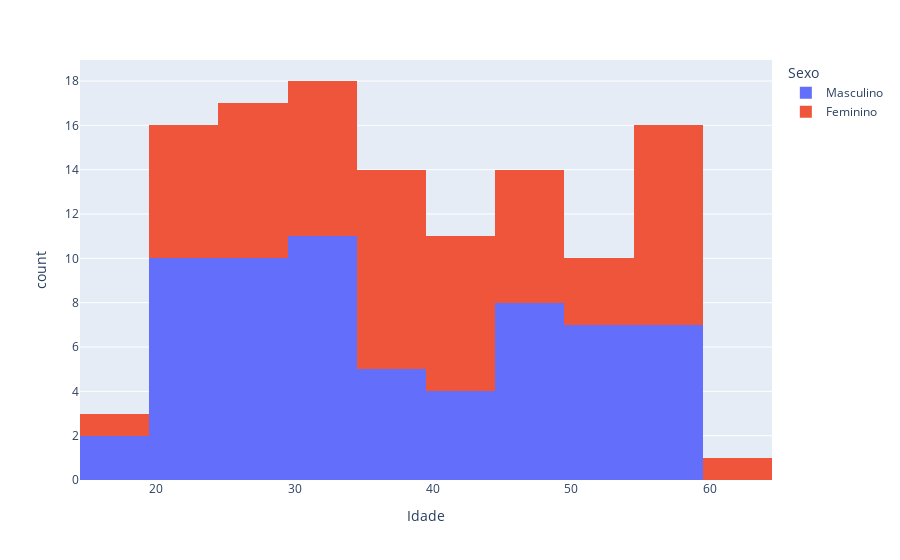
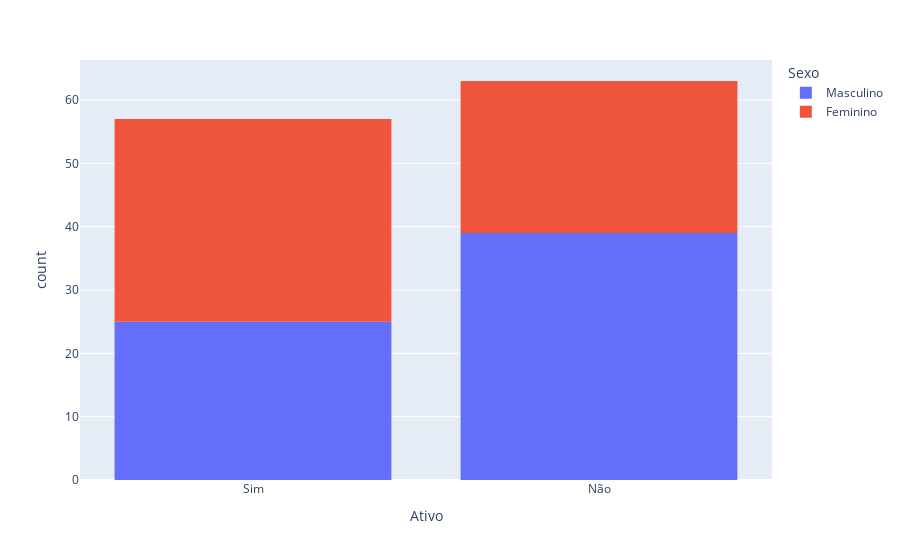
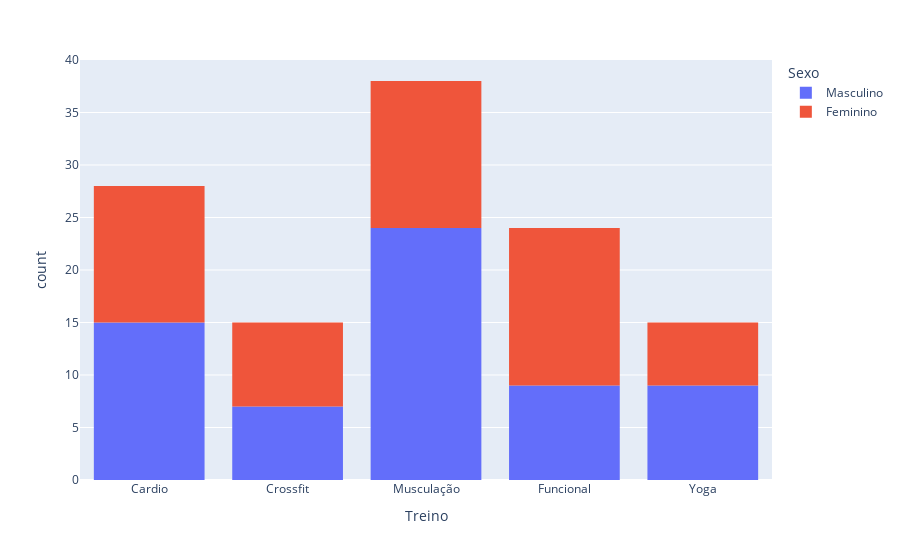
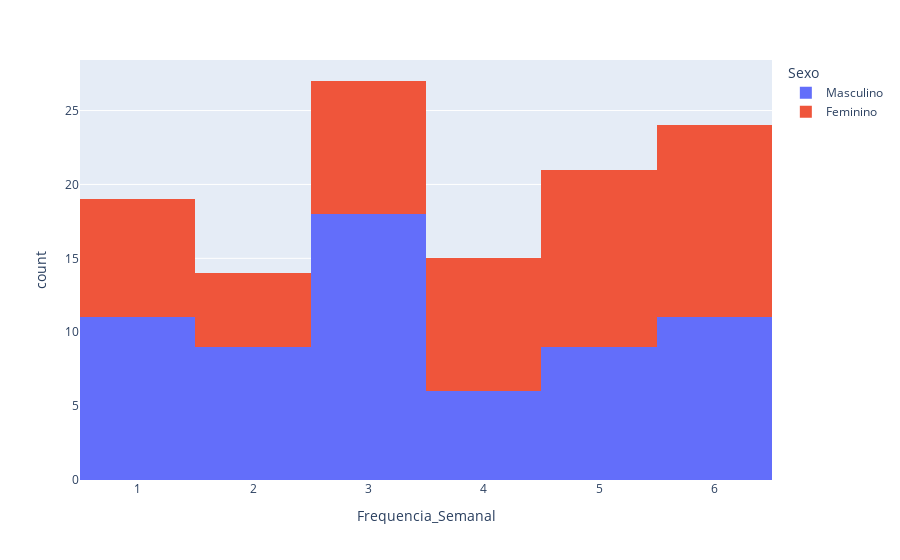

Notebook code for these charts, in order:
### Markdown cell above
### Gerando os graficos

### Code cell
for coluna in tabela :
    grafico = px.histogram(tabela, x=coluna, color="Sexo")
    grafico.show()

### Figure 1 — Plotly figure (JSON) as saved in the notebook; plotly's stock layout.template omitted (floating-point values rounded to 4 significant figures)
{"data": [{"bingroup": "x", "hovertemplate": "Sexo=Masculino<br>Idade=%{x}<br>count=%{y}<extra></extra>", "legendgroup": "Masculino", "marker": {"color": "#636efa", "pattern": {"shape": ""}}, "name": "Masculino", "orientation": "v", "showlegend": true, "type": "histogram", "x": [30, 28, 23, 39, 45, 20, 57, 48, 45, 28, 31, 18, 42, 34, 25, 20, 22, 57, 58, 30, 42, 46, 45, 47, 58, 38, 27, 27, 54, 47, 23, 54, 56, 21, 53, 30, 57, 39, 33, 31, 52, 39, 51, 29, 21, 38, 52, 31, 46, 50, 28, 57, 18, 34, 21, 24, 42, 20, 40, 32, 34, 26, 25, 29], "xaxis": "x", "yaxis": "y"}, {"bingroup": "x", "hovertemplate": "Sexo=Feminino<br>Idade=%{x}<br>count=%{y}<extra></extra>", "legendgroup": "Feminino", "marker": {"color": "#EF553B", "pattern": {"shape": ""}}, "name": "Feminino", "orientation": "v", "showlegend": true, "type": "histogram", "x": [48, 20, 58, 31, 60, 33, 28, 53, 31, 21, 35, 41, 44, 49, 53, 29, 46, 57, 44, 21, 34, 28, 44, 33, 56, 23, 49, 32, 38, 22, 56, 57, 38, 59, 57, 43, 25, 38, 59, 44, 36, 25, 36, 43, 26, 47, 35, 49, 37, 28, 56, 19, 22, 37, 32, 51], "xaxis": "x", "yaxis": "y"}], "layout": {"barmode": "relative", "legend": {"title": {"text": "Sexo"}, "tracegroupgap": 0}, "margin": {"t": 60}, "xaxis": {"anchor": "y", "domain": [0, 1], "title": {"text": "Idade"}}, "yaxis": {"anchor": "x", "domain": [0, 1], "title": {"text": "count"}}}}

### Figure 2 — Plotly figure (JSON) as saved in the notebook; plotly's stock layout.template omitted (floating-point values rounded to 4 significant figures)
{"data": [{"bingroup": "x", "hovertemplate": "Sexo=Masculino<br>Ativo=%{x}<br>count=%{y}<extra></extra>", "legendgroup": "Masculino", "marker": {"color": "#636efa", "pattern": {"shape": ""}}, "name": "Masculino", "orientation": "v", "showlegend": true, "type": "histogram", "x": ["Sim", "Não", "Sim", "Não", "Não", "Não", "Não", "Sim", "Não", "Não", "Não", "Não", "Não", "Não", "Sim", "Sim", "Não", "Não", "Não", "Não", "Não", "Não", "Sim", "Não", "Sim", "Sim", "Não", "Sim", "Não", "Sim", "Não", "Não", "Sim", "Sim", "Não", "Não", "Não", "Não", "Sim", "Não", "Sim", "Não", "Não", "Sim", "Sim", "Sim", "Não", "Não", "Não", "Não", "Sim", "Sim", "Sim", "Sim", "Não", "Sim", "Sim", "Não", "Não", "Sim", "Não", "Não", "Não", "Sim"], "xaxis": "x", "yaxis": "y"}, {"bingroup": "x", "hovertemplate": "Sexo=Feminino<br>Ativo=%{x}<br>count=%{y}<extra></extra>", "legendgroup": "Feminino", "marker": {"color": "#EF553B", "pattern": {"shape": ""}}, "name": "Feminino", "orientation": "v", "showlegend": true, "type": "histogram", "x": ["Sim", "Não", "Sim", "Sim", "Não", "Não", "Sim", "Sim", "Não", "Não", "Não", "Sim", "Sim", "Sim", "Sim", "Não", "Sim", "Sim", "Sim", "Sim", "Não", "Não", "Sim", "Não", "Sim", "Sim", "Não", "Não", "Sim", "Não", "Não", "Sim", "Não", "Sim", "Não", "Não", "Não", "Sim", "Sim", "Não", "Sim", "Não", "Sim", "Sim", "Sim", "Sim", "Sim", "Sim", "Sim", "Não", "Não", "Não", "Sim", "Sim", "Sim", "Não"], "xaxis": "x", "yaxis": "y"}], "layout": {"barmode": "relative", "legend": {"title": {"text": "Sexo"}, "tracegroupgap": 0}, "margin": {"t": 60}, "xaxis": {"anchor": "y", "domain": [0, 1], "title": {"text": "Ativo"}}, "yaxis": {"anchor": "x", "domain": [0, 1], "title": {"text": "count"}}}}

### Figure 3 — Plotly figure (JSON) as saved in the notebook; plotly's stock layout.template omitted (floating-point values rounded to 4 significant figures)
{"data": [{"bingroup": "x", "hovertemplate": "Sexo=Masculino<br>Treino=%{x}<br>count=%{y}<extra></extra>", "legendgroup": "Masculino", "marker": {"color": "#636efa", "pattern": {"shape": ""}}, "name": "Masculino", "orientation": "v", "showlegend": true, "type": "histogram", "x": ["Cardio", "Cardio", "Crossfit", "Musculação", "Funcional", "Musculação", "Musculação", "Musculação", "Musculação", "Yoga", "Crossfit", "Crossfit", "Musculação", "Yoga", "Cardio", "Cardio", "Musculação", "Crossfit", "Musculação", "Musculação", "Funcional", "Funcional", "Musculação", "Musculação", "Cardio", "Funcional", "Cardio", "Musculação", "Yoga", "Cardio", "Musculação", "Crossfit", "Crossfit", "Funcional", "Funcional", "Cardio", "Musculação", "Cardio", "Musculação", "Musculação", "Funcional", "Yoga", "Musculação", "Musculação", "Musculação", "Cardio", "Cardio", "Musculação", "Crossfit", "Musculação", "Cardio", "Yoga", "Musculação", "Funcional", "Musculação", "Cardio", "Yoga", "Musculação", "Yoga", "Yoga", "Funcional", "Yoga", "Cardio", "Cardio"], "xaxis": "x", "yaxis": "y"}, {"bingroup": "x", "hovertemplate": "Sexo=Feminino<br>Treino=%{x}<br>count=%{y}<extra></extra>", "legendgroup": "Feminino", "marker": {"color": "#EF553B", "pattern": {"shape": ""}}, "name": "Feminino", "orientation": "v", "showlegend": true, "type": "histogram", "x": ["Cardio", "Musculação", "Funcional", "Crossfit", "Cardio", "Yoga", "Funcional", "Crossfit", "Cardio", "Musculação", "Musculação", "Musculação", "Cardio", "Crossfit", "Musculação", "Funcional", "Yoga", "Crossfit", "Musculação", "Musculação", "Yoga", "Funcional", "Funcional", "Musculação", "Cardio", "Yoga", "Funcional", "Cardio", "Crossfit", "Musculação", "Funcional", "Cardio", "Cardio", "Funcional", "Cardio", "Musculação", "Cardio", "Yoga", "Cardio", "Crossfit", "Funcional", "Funcional", "Crossfit", "Cardio", "Funcional", "Musculação", "Funcional", "Musculação", "Funcional", "Yoga", "Musculação", "Cardio", "Funcional", "Crossfit", "Funcional", "Musculação"], "xaxis": "x", "yaxis": "y"}], "layout": {"barmode": "relative", "legend": {"title": {"text": "Sexo"}, "tracegroupgap": 0}, "margin": {"t": 60}, "xaxis": {"anchor": "y", "domain": [0, 1], "title": {"text": "Treino"}}, "yaxis": {"anchor": "x", "domain": [0, 1], "title": {"text": "count"}}}}

### Figure 4 — Plotly figure (JSON) as saved in the notebook; plotly's stock layout.template omitted (floating-point values rounded to 4 significant figures)
{"data": [{"bingroup": "x", "hovertemplate": "Sexo=Masculino<br>Frequencia_Semanal=%{x}<br>count=%{y}<extra></extra>", "legendgroup": "Masculino", "marker": {"color": "#636efa", "pattern": {"shape": ""}}, "name": "Masculino", "orientation": "v", "showlegend": true, "type": "histogram", "x": [2, 1, 3, 3, 6, 1, 5, 3, 3, 3, 5, 5, 5, 3, 1, 6, 2, 6, 4, 6, 6, 6, 4, 1, 1, 3, 6, 3, 1, 4, 5, 6, 4, 3, 5, 2, 3, 2, 6, 1, 3, 5, 1, 2, 2, 6, 3, 3, 3, 3, 2, 3, 3, 5, 4, 5, 2, 1, 6, 1, 3, 1, 4, 2], "xaxis": "x", "yaxis": "y"}, {"bingroup": "x", "hovertemplate": "Sexo=Feminino<br>Frequencia_Semanal=%{x}<br>count=%{y}<extra></extra>", "legendgroup": "Feminino", "marker": {"color": "#EF553B", "pattern": {"shape": ""}}, "name": "Feminino", "orientation": "v", "showlegend": true, "type": "histogram", "x": [2, 4, 6, 5, 6, 3, 5, 5, 2, 1, 4, 5, 6, 5, 1, 3, 3, 6, 3, 6, 1, 1, 5, 5, 4, 1, 4, 5, 4, 6, 3, 6, 4, 2, 4, 6, 3, 5, 1, 2, 5, 2, 1, 6, 3, 4, 3, 6, 5, 6, 6, 5, 4, 3, 1, 6], "xaxis": "x", "yaxis": "y"}], "layout": {"barmode": "relative", "legend": {"title": {"text": "Sexo"}, "tracegroupgap": 0}, "margin": {"t": 60}, "xaxis": {"anchor": "y", "domain": [0, 1], "title": {"text": "Frequencia_Semanal"}}, "yaxis": {"anchor": "x", "domain": [0, 1], "title": {"text": "count"}}}}
